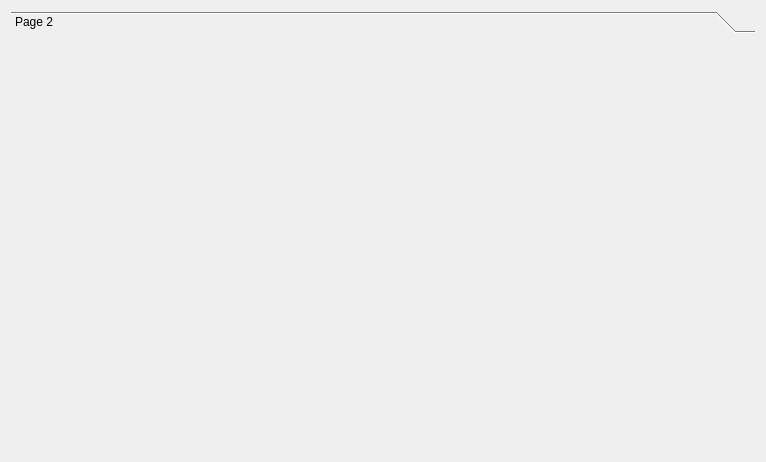
<?xml version="1.0" encoding="UTF-8"?>
<ui version="4.0">
 <class>lrtsPlayerClass</class>
 <widget class="QWidget" name="lrtsPlayerClass">
  <property name="geometry">
   <rect>
    <x>0</x>
    <y>0</y>
    <width>766</width>
    <height>462</height>
   </rect>
  </property>
  <property name="windowTitle">
   <string>lrtsPlayer</string>
  </property>
  <layout class="QVBoxLayout" name="verticalLayout">
   <item>
    <widget class="QToolBox" name="toolBox">
     <property name="currentIndex">
      <number>0</number>
     </property>
     <widget class="QWidget" name="page_2">
      <property name="geometry">
       <rect>
        <x>0</x>
        <y>0</y>
        <width>748</width>
        <height>418</height>
       </rect>
      </property>
      <attribute name="label">
       <string>Page 2</string>
      </attribute>
     </widget>
    </widget>
   </item>
  </layout>
 </widget>
 <layoutdefault spacing="6" margin="11"/>
 <resources>
  <include location="lrtsplayer.qrc"/>
 </resources>
 <connections/>
</ui>
